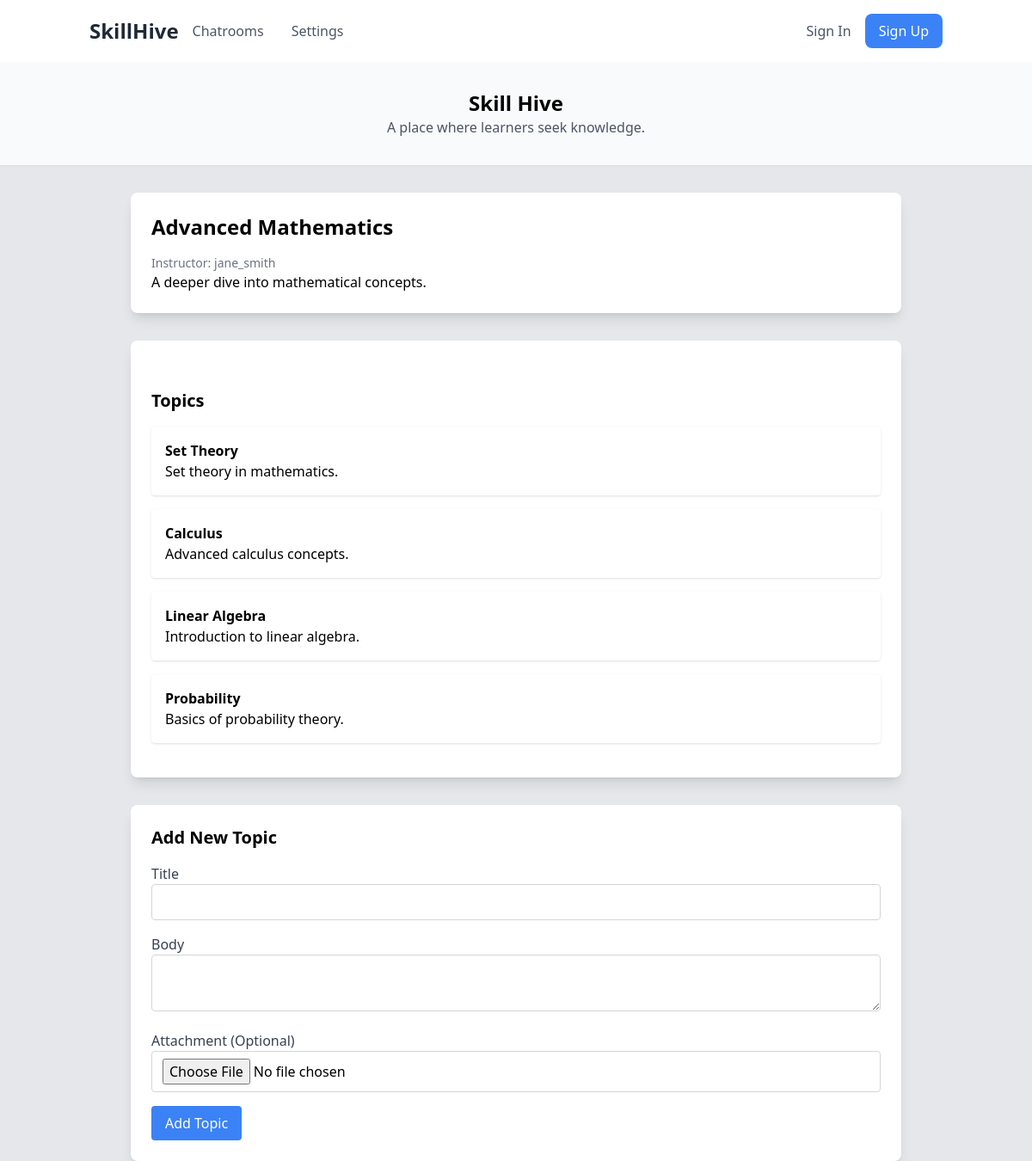
Screenshot of /course/2/ with the database file from the repository.
### courses/models.py (models this page shows)
class Course(models.Model):
    title = models.CharField(max_length=255)
    description = models.TextField()
    instructor = models.ForeignKey(
        Teacher, on_delete=models.CASCADE, related_name="courses"
    )
    created_at = models.DateTimeField(auto_now_add=True)

class Topic(models.Model):
    course = models.ForeignKey(Course, on_delete=models.CASCADE, related_name="topics")
    title = models.CharField(max_length=255)
    body = models.TextField()
    attachment = models.FileField(upload_to="attachments/", null=True, blank=True)
    created_at = models.DateTimeField(auto_now_add=True)

### accounts/models.py (models this page shows)
class Teacher(models.Model):
    user = models.OneToOneField(User, on_delete=models.CASCADE, primary_key=True)

class User(AbstractUser):
    email = models.EmailField(unique=True)
    is_student = models.BooleanField(default=False)
    is_teacher = models.BooleanField(default=False)

### courses/views.py (the view)
# urls.py: path("course/<int:course_id>/", views.course_detail, name="course_detail"),
def course_detail(request, course_id):
    course = get_object_or_404(Course, id=course_id)
    topics = course.topics.all()  # Assuming related name 'topics' in Topic model
    return render(
        request,
        "courses/_course_detail.html",
        {"course": course, "topics": topics},
    )

### templates/courses/_course_detail.html (shortened to what this page needs)
    {% extends "base.html" %}
    {% block content %}
<div class="w-full max-w-4xl mx-auto mt-8">
  <div class="bg-white shadow-lg rounded-lg p-6 mb-8">
    <h2 class="text-2xl font-bold mb-4">{{ course.title }}</h2>
    <p class="text-sm text-gray-500">
      Instructor: {{ course.instructor.user.username }}
    </p>
    <p>{{ course.description }}</p>
  </div>
  <div class="bg-white shadow-lg rounded-lg p-6 mb-8">
    <h2 class="text-xl font-bold mt-8"> Topics </h2>
    <div id="topics-list" class="mt-4">
      {% for topic in topics %} {% include "courses/_topic.html" %} {% endfor %}
    </div>
  </div>
<div class="bg-white shadow-lg rounded-lg p-6">
      <h4 class="text-xl font-bold mb-4">Add New Topic</h4>
      <form
        id="form"
        hx-post="{% url 'add_topic' course.id %}"
        hx-encoding="multipart/form-data"
        hx-target="#topics-list"
        hx-swap="beforeend"
        hx-on="htmx:afterRequest: this.reset()"
      >
        <div class="mb-4">
          <label for="title" class="block text-gray-700">Title</label>
          <input
            type="text"
            name="title"
            class="w-full border border-gray-300 rounded px-3 py-2"
            required
          />
        </div>
        <div class="mb-4">
          <label for="body" class="block text-gray-700">Body</label>
          <textarea
            name="body"
            class="w-full border border-gray-300 rounded px-3 py-2"
            required
          ></textarea>
        </div>
        <div class="mb-4">
          <label for="attachment" class="block text-gray-700"
            >Attachment (Optional)</label
          >
          <input
            type="file"
            name="attachment"
            class="w-full border border-gray-300 rounded px-3 py-2"
          />
        </div>
        <button type="submit" class="bg-blue-500 text-white py-2 px-4 rounded">
          Add Topic
        </button>
      </form>
    </div>
  </div>
{% endblock %}

### templates/courses/_topic.html (shortened to what this page needs)
<div class="bg-white shadow rounded p-4 mb-4">
  <h4 class="font-bold">{{ topic.title }}</h4>
  <p>{{ topic.body }}</p>
</div>

### rows the page displays
Course: title "Advanced Mathematics", instructor.user.username "jane_smith", description "A deeper dive into mathematical concepts."
Topic: title "Set Theory", body "Set theory in mathematics."
Topic: title "Calculus", body "Advanced calculus concepts."
Topic: title "Linear Algebra", body "Introduction to linear algebra."
Topic: title "Probability", body "Basics of probability theory."
